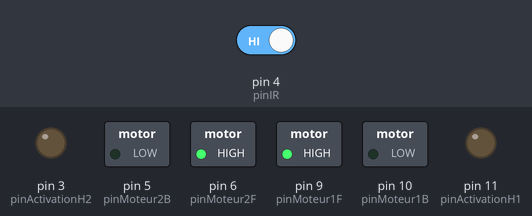
This sketch was run on a simulated Arduino Uno, built with avr-gcc and run on an emulated ATmega328P. Shown: switched loads named in the sketch (green lamp = pin HIGH), output pins drawn as LEDs (lit = HIGH). The inputs (shaded band) are chosen by the test bench; at power-on: pin 4 (pinIR) HIGH.

Above: at 1.2 s.
1.3 s: pin 4 (pinIR) driven LOW
At 2.5 s:
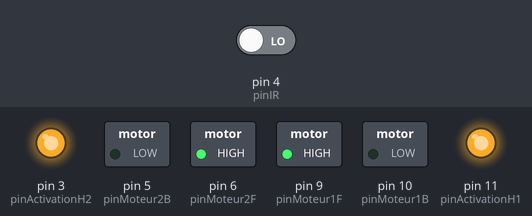
2.8 s: pin 4 (pinIR) driven HIGH
At 3.9 s:
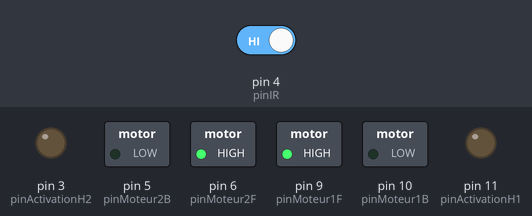
Timing chart, 0 to 5.8 s (numbered marks = the images above; inputs shaded):
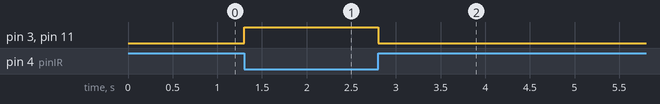

The sketch:

mobilit_robot1.ino
```cpp
const int pinIR = 4;
const int pinMoteur1F =9;
const int pinMoteur1B =10;
const int pinMoteur2F =6;
const int pinMoteur2B =5;
const int pinActivationH1 = 11;
const int pinActivationH2 = 3;

void setup()
{	pinMode(pinIR,INPUT);
 	pinMode(pinMoteur1F,OUTPUT);
 	pinMode(pinMoteur1B,OUTPUT);
  pinMode(pinMoteur2F,OUTPUT);
	pinMode(pinMoteur2B,OUTPUT);
	pinMode(pinActivationH1,OUTPUT);
 	pinMode(pinActivationH2,OUTPUT);

 	digitalWrite(pinMoteur1F,HIGH);
  digitalWrite(pinMoteur2F,HIGH);
	digitalWrite(pinMoteur1B,LOW);
  digitalWrite(pinMoteur2B,LOW);

}

void loop(){
    if (digitalRead(pinIR) == LOW){	//Pas de détection
      	// le moteur avance
      	digitalWrite(11,HIGH);
		digitalWrite(3,HIGH);
    }
  	else {	//détection
    	//les moteur s'arrete
      	digitalWrite(11,LOW);
      	digitalWrite(3,LOW);
  	}
  	delay(100);
}
```

Measured:
- after the input at 1.3 s, pin 3 (pinActivationH2), pin 11 (pinActivationH1): LOW → HIGH at once
- after the input at 2.8 s, pin 3 (pinActivationH2), pin 11 (pinActivationH1): HIGH → LOW at once
